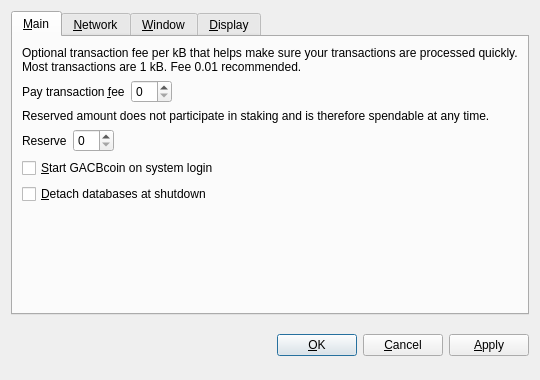
<?xml version="1.0" encoding="UTF-8"?>
<ui version="4.0">
 <class>OptionsDialog</class>
 <widget class="QDialog" name="OptionsDialog">
  <property name="geometry">
   <rect>
    <x>0</x>
    <y>0</y>
    <width>540</width>
    <height>380</height>
   </rect>
  </property>
  <property name="windowTitle">
   <string>Options</string>
  </property>
  <property name="modal">
   <bool>true</bool>
  </property>
  <layout class="QVBoxLayout" name="verticalLayout">
   <item>
    <widget class="QTabWidget" name="tabWidget">
     <property name="tabPosition">
      <enum>QTabWidget::North</enum>
     </property>
     <property name="currentIndex">
      <number>0</number>
     </property>
     <widget class="QWidget" name="tabMain">
      <attribute name="title">
       <string>&amp;Main</string>
      </attribute>
      <layout class="QVBoxLayout" name="verticalLayout_Main">
       <item>
        <widget class="QLabel" name="transactionFeeInfoLabel">
         <property name="text">
          <string>Optional transaction fee per kB that helps make sure your transactions are processed quickly. Most transactions are 1 kB. Fee 0.01 recommended.</string>
         </property>
         <property name="textFormat">
          <enum>Qt::PlainText</enum>
         </property>
         <property name="wordWrap">
          <bool>true</bool>
         </property>
        </widget>
       </item>
       <item>
        <layout class="QHBoxLayout" name="horizontalLayoutFee">
         <item>
          <widget class="QLabel" name="transactionFeeLabel">
           <property name="text">
            <string>Pay transaction &amp;fee</string>
           </property>
           <property name="textFormat">
            <enum>Qt::PlainText</enum>
           </property>
           <property name="buddy">
            <cstring>transactionFee</cstring>
           </property>
          </widget>
         </item>
         <item>
          <widget class="BitcoinAmountField" name="transactionFee"/>
         </item>
         <item>
          <spacer name="horizontalSpacerFee">
           <property name="orientation">
            <enum>Qt::Horizontal</enum>
           </property>
           <property name="sizeHint" stdset="0">
            <size>
             <width>40</width>
             <height>20</height>
            </size>
           </property>
          </spacer>
         </item>
        </layout>
       </item>
       <item>
        <widget class="QLabel" name="reserveBalanceInfoLabel">
         <property name="text">
          <string>Reserved amount does not participate in staking and is therefore spendable at any time.</string>
         </property>
         <property name="textFormat">
          <enum>Qt::PlainText</enum>
         </property>
         <property name="wordWrap">
          <bool>true</bool>
         </property>
        </widget>
       </item>
       <item>
        <layout class="QHBoxLayout" name="horizontalLayoutReserveBalance">
         <item>
          <widget class="QLabel" name="reserveBalanceLabel">
           <property name="text">
            <string>Reserve</string>
           </property>
           <property name="textFormat">
            <enum>Qt::PlainText</enum>
           </property>
           <property name="buddy">
            <cstring>reserveBalance</cstring>
           </property>
          </widget>
         </item>
         <item>
          <widget class="BitcoinAmountField" name="reserveBalance"/>
         </item>
         <item>
          <spacer name="horizontalSpacerReserveBalance">
           <property name="orientation">
            <enum>Qt::Horizontal</enum>
           </property>
           <property name="sizeHint" stdset="0">
            <size>
             <width>40</width>
             <height>20</height>
            </size>
           </property>
          </spacer>
         </item>
        </layout>
       </item>
       <item>
        <widget class="QCheckBox" name="bitcoinAtStartup">
         <property name="toolTip">
          <string>Automatically start GACBcoin after logging in to the system.</string>
         </property>
         <property name="text">
          <string>&amp;Start GACBcoin on system login</string>
         </property>
        </widget>
       </item>
       <item>
        <widget class="QCheckBox" name="detachDatabases">
         <property name="toolTip">
          <string>Detach block and address databases at shutdown. This means they can be moved to another data directory, but it slows down shutdown. The wallet is always detached.</string>
         </property>
         <property name="text">
          <string>&amp;Detach databases at shutdown</string>
         </property>
        </widget>
       </item>
       <item>
        <spacer name="verticalSpacer_Main">
         <property name="orientation">
          <enum>Qt::Vertical</enum>
         </property>
         <property name="sizeHint" stdset="0">
          <size>
           <width>20</width>
           <height>40</height>
          </size>
         </property>
        </spacer>
       </item>
      </layout>
     </widget>
     <widget class="QWidget" name="tabNetwork">
      <attribute name="title">
       <string>&amp;Network</string>
      </attribute>
      <layout class="QVBoxLayout" name="verticalLayout_Network">
       <item>
        <widget class="QCheckBox" name="mapPortUpnp">
         <property name="toolTip">
          <string>Automatically open the GACBcoin client port on the router. This only works when your router supports UPnP and it is enabled.</string>
         </property>
         <property name="text">
          <string>Map port using &amp;UPnP</string>
         </property>
        </widget>
       </item>
       <item>
        <widget class="QCheckBox" name="connectSocks">
         <property name="toolTip">
          <string>Connect to the GACBcoin network through a SOCKS proxy (e.g. when connecting through Tor).</string>
         </property>
         <property name="text">
          <string>&amp;Connect through SOCKS proxy:</string>
         </property>
        </widget>
       </item>
       <item>
        <layout class="QHBoxLayout" name="horizontalLayout_Network">
         <item>
          <widget class="QLabel" name="proxyIpLabel">
           <property name="text">
            <string>Proxy &amp;IP:</string>
           </property>
           <property name="textFormat">
            <enum>Qt::PlainText</enum>
           </property>
           <property name="buddy">
            <cstring>proxyIp</cstring>
           </property>
          </widget>
         </item>
         <item>
          <widget class="QValidatedLineEdit" name="proxyIp">
           <property name="maximumSize">
            <size>
             <width>140</width>
             <height>16777215</height>
            </size>
           </property>
           <property name="toolTip">
            <string>IP address of the proxy (e.g. 127.0.0.1)</string>
           </property>
          </widget>
         </item>
         <item>
          <widget class="QLabel" name="proxyPortLabel">
           <property name="text">
            <string>&amp;Port:</string>
           </property>
           <property name="textFormat">
            <enum>Qt::PlainText</enum>
           </property>
           <property name="buddy">
            <cstring>proxyPort</cstring>
           </property>
          </widget>
         </item>
         <item>
          <widget class="QLineEdit" name="proxyPort">
           <property name="maximumSize">
            <size>
             <width>55</width>
             <height>16777215</height>
            </size>
           </property>
           <property name="toolTip">
            <string>Port of the proxy (e.g. 9050)</string>
           </property>
          </widget>
         </item>
         <item>
          <widget class="QLabel" name="socksVersionLabel">
           <property name="text">
            <string>SOCKS &amp;Version:</string>
           </property>
           <property name="textFormat">
            <enum>Qt::PlainText</enum>
           </property>
           <property name="buddy">
            <cstring>socksVersion</cstring>
           </property>
          </widget>
         </item>
         <item>
          <widget class="QValueComboBox" name="socksVersion">
           <property name="toolTip">
            <string>SOCKS version of the proxy (e.g. 5)</string>
           </property>
          </widget>
         </item>
         <item>
          <spacer name="horizontalSpacer_Network">
           <property name="orientation">
            <enum>Qt::Horizontal</enum>
           </property>
           <property name="sizeHint" stdset="0">
            <size>
             <width>40</width>
             <height>20</height>
            </size>
           </property>
          </spacer>
         </item>
        </layout>
       </item>
       <item>
        <spacer name="verticalSpacer_Network">
         <property name="orientation">
          <enum>Qt::Vertical</enum>
         </property>
         <property name="sizeHint" stdset="0">
          <size>
           <width>20</width>
           <height>40</height>
          </size>
         </property>
        </spacer>
       </item>
      </layout>
     </widget>
     <widget class="QWidget" name="tabWindow">
      <attribute name="title">
       <string>&amp;Window</string>
      </attribute>
      <layout class="QVBoxLayout" name="verticalLayout_Window">
       <item>
        <widget class="QCheckBox" name="minimizeToTray">
         <property name="toolTip">
          <string>Show only a tray icon after minimizing the window.</string>
         </property>
         <property name="text">
          <string>&amp;Minimize to the tray instead of the taskbar</string>
         </property>
        </widget>
       </item>
       <item>
        <widget class="QCheckBox" name="minimizeOnClose">
         <property name="toolTip">
          <string>Minimize instead of exit the application when the window is closed. When this option is enabled, the application will be closed only after selecting Quit in the menu.</string>
         </property>
         <property name="text">
          <string>M&amp;inimize on close</string>
         </property>
        </widget>
       </item>
       <item>
        <spacer name="verticalSpacer_Window">
         <property name="orientation">
          <enum>Qt::Vertical</enum>
         </property>
         <property name="sizeHint" stdset="0">
          <size>
           <width>20</width>
           <height>40</height>
          </size>
         </property>
        </spacer>
       </item>
      </layout>
     </widget>
     <widget class="QWidget" name="tabDisplay">
      <attribute name="title">
       <string>&amp;Display</string>
      </attribute>
      <layout class="QVBoxLayout" name="verticalLayout_Display">
       <item>
        <layout class="QHBoxLayout" name="horizontalLayout_1_Display">
         <item>
          <widget class="QLabel" name="langLabel">
           <property name="text">
            <string>User Interface &amp;language:</string>
           </property>
           <property name="textFormat">
            <enum>Qt::PlainText</enum>
           </property>
           <property name="buddy">
            <cstring>lang</cstring>
           </property>
          </widget>
         </item>
         <item>
          <widget class="QValueComboBox" name="lang">
           <property name="toolTip">
            <string>The user interface language can be set here. This setting will take effect after restarting GACBcoin.</string>
           </property>
          </widget>
         </item>
        </layout>
       </item>
       <item>
        <layout class="QHBoxLayout" name="horizontalLayout_2_Display">
         <item>
          <widget class="QLabel" name="unitLabel">
           <property name="text">
            <string>&amp;Unit to show amounts in:</string>
           </property>
           <property name="textFormat">
            <enum>Qt::PlainText</enum>
           </property>
           <property name="buddy">
            <cstring>unit</cstring>
           </property>
          </widget>
         </item>
         <item>
          <widget class="QValueComboBox" name="unit">
           <property name="toolTip">
            <string>Choose the default subdivision unit to show in the interface and when sending coins.</string>
           </property>
          </widget>
         </item>
        </layout>
       </item>
       <item>
        <widget class="QCheckBox" name="displayAddresses">
         <property name="toolTip">
          <string>Whether to show GACBcoin addresses in the transaction list or not.</string>
         </property>
         <property name="text">
          <string>&amp;Display addresses in transaction list</string>
         </property>
        </widget>
       </item>
       <item>
        <widget class="QCheckBox" name="coinControlFeatures">
         <property name="toolTip">
          <string>Whether to show coin control features or not.</string>
         </property>
         <property name="text">
          <string>Display coin &amp;control features (experts only!)</string>
         </property>
        </widget>
       </item>
       <item>
        <spacer name="verticalSpacer_Display">
         <property name="orientation">
          <enum>Qt::Vertical</enum>
         </property>
         <property name="sizeHint" stdset="0">
          <size>
           <width>20</width>
           <height>40</height>
          </size>
         </property>
        </spacer>
       </item>
      </layout>
     </widget>
    </widget>
   </item>
   <item>
    <layout class="QHBoxLayout" name="horizontalLayout_Buttons">
     <item>
      <spacer name="horizontalSpacer_1">
       <property name="orientation">
        <enum>Qt::Horizontal</enum>
       </property>
       <property name="sizeHint" stdset="0">
        <size>
         <width>40</width>
         <height>48</height>
        </size>
       </property>
      </spacer>
     </item>
     <item>
      <widget class="QLabel" name="statusLabel">
       <property name="font">
        <font>
         <weight>75</weight>
         <bold>true</bold>
        </font>
       </property>
       <property name="text">
        <string/>
       </property>
       <property name="textFormat">
        <enum>Qt::PlainText</enum>
       </property>
       <property name="wordWrap">
        <bool>true</bool>
       </property>
      </widget>
     </item>
     <item>
      <spacer name="horizontalSpacer_2">
       <property name="orientation">
        <enum>Qt::Horizontal</enum>
       </property>
       <property name="sizeHint" stdset="0">
        <size>
         <width>40</width>
         <height>48</height>
        </size>
       </property>
      </spacer>
     </item>
     <item>
      <widget class="QPushButton" name="okButton">
       <property name="text">
        <string>&amp;OK</string>
       </property>
      </widget>
     </item>
     <item>
      <widget class="QPushButton" name="cancelButton">
       <property name="text">
        <string>&amp;Cancel</string>
       </property>
       <property name="autoDefault">
        <bool>false</bool>
       </property>
      </widget>
     </item>
     <item>
      <widget class="QPushButton" name="applyButton">
       <property name="text">
        <string>&amp;Apply</string>
       </property>
       <property name="autoDefault">
        <bool>false</bool>
       </property>
      </widget>
     </item>
    </layout>
   </item>
  </layout>
 </widget>
 <customwidgets>
  <customwidget>
   <class>BitcoinAmountField</class>
   <extends>QSpinBox</extends>
   <header>bitcoinamountfield.h</header>
  </customwidget>
  <customwidget>
   <class>QValueComboBox</class>
   <extends>QComboBox</extends>
   <header>qvaluecombobox.h</header>
  </customwidget>
  <customwidget>
   <class>QValidatedLineEdit</class>
   <extends>QLineEdit</extends>
   <header>qvalidatedlineedit.h</header>
  </customwidget>
 </customwidgets>
 <resources/>
 <connections/>
</ui>
